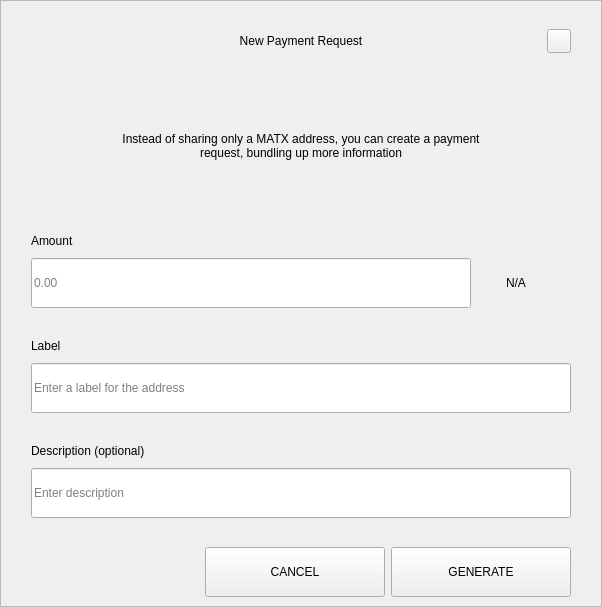
<?xml version="1.0" encoding="UTF-8"?>
<ui version="4.0">
 <class>RequestDialog</class>
 <widget class="QDialog" name="RequestDialog">
  <property name="geometry">
   <rect>
    <x>0</x>
    <y>0</y>
    <width>602</width>
    <height>607</height>
   </rect>
  </property>
  <property name="windowTitle">
   <string notr="true">N/A</string>
  </property>
  <layout class="QVBoxLayout" name="verticalLayout_5">
   <property name="spacing">
    <number>0</number>
   </property>
   <property name="leftMargin">
    <number>0</number>
   </property>
   <property name="topMargin">
    <number>0</number>
   </property>
   <property name="rightMargin">
    <number>0</number>
   </property>
   <property name="bottomMargin">
    <number>0</number>
   </property>
   <item>
    <widget class="QFrame" name="frame">
     <property name="styleSheet">
      <string notr="true"/>
     </property>
     <property name="frameShape">
      <enum>QFrame::StyledPanel</enum>
     </property>
     <property name="frameShadow">
      <enum>QFrame::Raised</enum>
     </property>
     <layout class="QVBoxLayout" name="verticalLayout_4" stretch="1,0,0">
      <property name="spacing">
       <number>0</number>
      </property>
      <property name="leftMargin">
       <number>30</number>
      </property>
      <property name="topMargin">
       <number>20</number>
      </property>
      <property name="rightMargin">
       <number>30</number>
      </property>
      <property name="bottomMargin">
       <number>0</number>
      </property>
      <item>
       <layout class="QHBoxLayout" name="horizontalLayout_3">
        <property name="spacing">
         <number>0</number>
        </property>
        <item>
         <spacer name="horizontalSpacer_21">
          <property name="orientation">
           <enum>Qt::Horizontal</enum>
          </property>
          <property name="sizeHint" stdset="0">
           <size>
            <width>40</width>
            <height>20</height>
           </size>
          </property>
         </spacer>
        </item>
        <item>
         <widget class="QLabel" name="labelTitle">
          <property name="minimumSize">
           <size>
            <width>0</width>
            <height>40</height>
           </size>
          </property>
          <property name="maximumSize">
           <size>
            <width>16777215</width>
            <height>40</height>
           </size>
          </property>
          <property name="styleSheet">
           <string notr="true">padding-left:24px;</string>
          </property>
          <property name="text">
           <string>New Payment Request</string>
          </property>
          <property name="alignment">
           <set>Qt::AlignCenter</set>
          </property>
          <property name="margin">
           <number>7</number>
          </property>
         </widget>
        </item>
        <item>
         <spacer name="horizontalSpacer">
          <property name="orientation">
           <enum>Qt::Horizontal</enum>
          </property>
          <property name="sizeHint" stdset="0">
           <size>
            <width>40</width>
            <height>20</height>
           </size>
          </property>
         </spacer>
        </item>
        <item>
         <widget class="QPushButton" name="btnEsc">
          <property name="minimumSize">
           <size>
            <width>24</width>
            <height>24</height>
           </size>
          </property>
          <property name="maximumSize">
           <size>
            <width>24</width>
            <height>24</height>
           </size>
          </property>
          <property name="focusPolicy">
           <enum>Qt::NoFocus</enum>
          </property>
          <property name="text">
           <string/>
          </property>
         </widget>
        </item>
       </layout>
      </item>
      <item>
       <widget class="QStackedWidget" name="stack">
        <property name="minimumSize">
         <size>
          <width>540</width>
          <height>0</height>
         </size>
        </property>
        <property name="maximumSize">
         <size>
          <width>540</width>
          <height>16777215</height>
         </size>
        </property>
        <property name="currentIndex">
         <number>0</number>
        </property>
        <widget class="QWidget" name="page_1">
         <property name="minimumSize">
          <size>
           <width>540</width>
           <height>0</height>
          </size>
         </property>
         <property name="maximumSize">
          <size>
           <width>540</width>
           <height>16777215</height>
          </size>
         </property>
         <layout class="QVBoxLayout" name="layout1">
          <property name="spacing">
           <number>0</number>
          </property>
          <property name="leftMargin">
           <number>0</number>
          </property>
          <property name="topMargin">
           <number>0</number>
          </property>
          <property name="rightMargin">
           <number>0</number>
          </property>
          <property name="bottomMargin">
           <number>0</number>
          </property>
          <item>
           <spacer name="verticalSpacer_21">
            <property name="orientation">
             <enum>Qt::Vertical</enum>
            </property>
            <property name="sizeType">
             <enum>QSizePolicy::Fixed</enum>
            </property>
            <property name="sizeHint" stdset="0">
             <size>
              <width>20</width>
              <height>30</height>
             </size>
            </property>
           </spacer>
          </item>
          <item alignment="Qt::AlignHCenter">
           <widget class="QLabel" name="labelMessage">
            <property name="minimumSize">
             <size>
              <width>400</width>
              <height>50</height>
             </size>
            </property>
            <property name="text">
             <string>Instead of sharing only a MATX address, you can create a payment request, bundling up more information</string>
            </property>
            <property name="alignment">
             <set>Qt::AlignCenter</set>
            </property>
            <property name="wordWrap">
             <bool>true</bool>
            </property>
           </widget>
          </item>
          <item alignment="Qt::AlignBottom">
           <widget class="QWidget" name="containerAmount" native="true">
            <layout class="QVBoxLayout" name="verticalLayout">
             <property name="spacing">
              <number>9</number>
             </property>
             <property name="leftMargin">
              <number>0</number>
             </property>
             <property name="topMargin">
              <number>0</number>
             </property>
             <property name="rightMargin">
              <number>0</number>
             </property>
             <property name="bottomMargin">
              <number>0</number>
             </property>
             <item>
              <widget class="QLabel" name="labelSubtitleAmount">
               <property name="minimumSize">
                <size>
                 <width>350</width>
                 <height>16</height>
                </size>
               </property>
               <property name="maximumSize">
                <size>
                 <width>16777215</width>
                 <height>16</height>
                </size>
               </property>
               <property name="text">
                <string>Amount</string>
               </property>
              </widget>
             </item>
             <item alignment="Qt::AlignTop">
              <widget class="QWidget" name="layoutAmount" native="true">
               <layout class="QHBoxLayout" name="horizontalLayout" stretch="2,0">
                <property name="spacing">
                 <number>0</number>
                </property>
                <property name="leftMargin">
                 <number>0</number>
                </property>
                <property name="topMargin">
                 <number>0</number>
                </property>
                <property name="rightMargin">
                 <number>0</number>
                </property>
                <property name="bottomMargin">
                 <number>0</number>
                </property>
                <item>
                 <widget class="QLineEdit" name="lineEditAmount">
                  <property name="minimumSize">
                   <size>
                    <width>0</width>
                    <height>50</height>
                   </size>
                  </property>
                  <property name="maximumSize">
                   <size>
                    <width>16777215</width>
                    <height>50</height>
                   </size>
                  </property>
                  <property name="placeholderText">
                   <string notr="true">0.00</string>
                  </property>
                 </widget>
                </item>
                <item>
                 <widget class="QWidget" name="comboContainer" native="true">
                  <property name="minimumSize">
                   <size>
                    <width>100</width>
                    <height>50</height>
                   </size>
                  </property>
                  <property name="maximumSize">
                   <size>
                    <width>16777215</width>
                    <height>50</height>
                   </size>
                  </property>
                  <layout class="QHBoxLayout" name="horizontalLayout_31">
                   <property name="spacing">
                    <number>0</number>
                   </property>
                   <property name="leftMargin">
                    <number>0</number>
                   </property>
                   <property name="topMargin">
                    <number>0</number>
                   </property>
                   <property name="rightMargin">
                    <number>10</number>
                   </property>
                   <property name="bottomMargin">
                    <number>0</number>
                   </property>
                   <item>
                    <widget class="QLabel" name="comboBoxCoin">
                     <property name="text">
                      <string notr="true">N/A</string>
                     </property>
                     <property name="alignment">
                      <set>Qt::AlignCenter</set>
                     </property>
                    </widget>
                   </item>
                  </layout>
                 </widget>
                </item>
               </layout>
              </widget>
             </item>
            </layout>
           </widget>
          </item>
          <item>
           <spacer name="verticalSpacer_31">
            <property name="orientation">
             <enum>Qt::Vertical</enum>
            </property>
            <property name="sizeType">
             <enum>QSizePolicy::Fixed</enum>
            </property>
            <property name="sizeHint" stdset="0">
             <size>
              <width>20</width>
              <height>30</height>
             </size>
            </property>
           </spacer>
          </item>
          <item>
           <layout class="QVBoxLayout" name="verticalLayoutLabel">
            <property name="spacing">
             <number>9</number>
            </property>
            <item>
             <widget class="QLabel" name="labelSubtitleLabel">
              <property name="minimumSize">
               <size>
                <width>0</width>
                <height>16</height>
               </size>
              </property>
              <property name="maximumSize">
               <size>
                <width>16777215</width>
                <height>16</height>
               </size>
              </property>
              <property name="text">
               <string>Label</string>
              </property>
             </widget>
            </item>
            <item>
             <widget class="QLineEdit" name="lineEditLabel">
              <property name="minimumSize">
               <size>
                <width>0</width>
                <height>50</height>
               </size>
              </property>
              <property name="maximumSize">
               <size>
                <width>16777215</width>
                <height>50</height>
               </size>
              </property>
              <property name="placeholderText">
               <string>Enter a label for the address</string>
              </property>
             </widget>
            </item>
           </layout>
          </item>
          <item>
           <spacer name="verticalSpacer_34">
            <property name="orientation">
             <enum>Qt::Vertical</enum>
            </property>
            <property name="sizeType">
             <enum>QSizePolicy::Fixed</enum>
            </property>
            <property name="sizeHint" stdset="0">
             <size>
              <width>20</width>
              <height>30</height>
             </size>
            </property>
           </spacer>
          </item>
          <item>
           <layout class="QVBoxLayout" name="verticalLayoutDescription">
            <property name="spacing">
             <number>9</number>
            </property>
            <item>
             <widget class="QLabel" name="labelSubtitleDescription">
              <property name="minimumSize">
               <size>
                <width>0</width>
                <height>16</height>
               </size>
              </property>
              <property name="maximumSize">
               <size>
                <width>16777215</width>
                <height>16</height>
               </size>
              </property>
              <property name="text">
               <string>Description (optional)</string>
              </property>
             </widget>
            </item>
            <item>
             <widget class="QLineEdit" name="lineEditDescription">
              <property name="minimumSize">
               <size>
                <width>0</width>
                <height>50</height>
               </size>
              </property>
              <property name="maximumSize">
               <size>
                <width>16777215</width>
                <height>50</height>
               </size>
              </property>
              <property name="placeholderText">
               <string>Enter description</string>
              </property>
             </widget>
            </item>
            <item>
             <spacer name="verticalSpacer_4">
              <property name="orientation">
               <enum>Qt::Vertical</enum>
              </property>
              <property name="sizeType">
               <enum>QSizePolicy::Fixed</enum>
              </property>
              <property name="sizeHint" stdset="0">
               <size>
                <width>20</width>
                <height>20</height>
               </size>
              </property>
             </spacer>
            </item>
           </layout>
          </item>
         </layout>
        </widget>
        <widget class="QWidget" name="page_2">
         <layout class="QVBoxLayout" name="layout2">
          <item>
           <spacer name="verticalSpacer_5">
            <property name="orientation">
             <enum>Qt::Vertical</enum>
            </property>
            <property name="sizeType">
             <enum>QSizePolicy::Fixed</enum>
            </property>
            <property name="sizeHint" stdset="0">
             <size>
              <width>20</width>
              <height>50</height>
             </size>
            </property>
           </spacer>
          </item>
          <item alignment="Qt::AlignHCenter">
           <widget class="QLabel" name="labelQrImg">
            <property name="minimumSize">
             <size>
              <width>260</width>
              <height>260</height>
             </size>
            </property>
            <property name="maximumSize">
             <size>
              <width>260</width>
              <height>260</height>
             </size>
            </property>
            <property name="text">
             <string/>
            </property>
            <property name="alignment">
             <set>Qt::AlignCenter</set>
            </property>
           </widget>
          </item>
          <item>
           <spacer name="verticalSpacer_2">
            <property name="orientation">
             <enum>Qt::Vertical</enum>
            </property>
            <property name="sizeType">
             <enum>QSizePolicy::Fixed</enum>
            </property>
            <property name="sizeHint" stdset="0">
             <size>
              <width>20</width>
              <height>30</height>
             </size>
            </property>
           </spacer>
          </item>
          <item alignment="Qt::AlignHCenter">
           <widget class="QLabel" name="labelAddress">
            <property name="text">
             <string notr="true">N/A </string>
            </property>
           </widget>
          </item>
          <item>
           <spacer name="verticalSpacer_32">
            <property name="orientation">
             <enum>Qt::Vertical</enum>
            </property>
            <property name="sizeType">
             <enum>QSizePolicy::Expanding</enum>
            </property>
            <property name="sizeHint" stdset="0">
             <size>
              <width>20</width>
              <height>20</height>
             </size>
            </property>
           </spacer>
          </item>
          <item>
           <layout class="QHBoxLayout" name="horizontal">
            <property name="leftMargin">
             <number>20</number>
            </property>
            <property name="rightMargin">
             <number>20</number>
            </property>
            <property name="bottomMargin">
             <number>20</number>
            </property>
            <item>
             <spacer name="horizontalSpacer_4">
              <property name="orientation">
               <enum>Qt::Horizontal</enum>
              </property>
              <property name="sizeHint" stdset="0">
               <size>
                <width>40</width>
                <height>20</height>
               </size>
              </property>
             </spacer>
            </item>
            <item>
             <widget class="QPushButton" name="btnCopyAddress">
              <property name="minimumSize">
               <size>
                <width>180</width>
                <height>50</height>
               </size>
              </property>
              <property name="text">
               <string>COPY ADDRESS</string>
              </property>
             </widget>
            </item>
            <item>
             <widget class="QPushButton" name="btnCopyUrl">
              <property name="minimumSize">
               <size>
                <width>180</width>
                <height>50</height>
               </size>
              </property>
              <property name="text">
               <string>COPY URL</string>
              </property>
             </widget>
            </item>
            <item>
             <spacer name="horizontalSpacer_2">
              <property name="orientation">
               <enum>Qt::Horizontal</enum>
              </property>
              <property name="sizeHint" stdset="0">
               <size>
                <width>40</width>
                <height>20</height>
               </size>
              </property>
             </spacer>
            </item>
           </layout>
          </item>
         </layout>
        </widget>
       </widget>
      </item>
      <item>
       <widget class="QWidget" name="buttonsStack" native="true">
        <layout class="QHBoxLayout" name="horizontalLayout_5">
         <property name="leftMargin">
          <number>20</number>
         </property>
         <property name="rightMargin">
          <number>0</number>
         </property>
         <item>
          <spacer name="horizontalSpacer_41">
           <property name="orientation">
            <enum>Qt::Horizontal</enum>
           </property>
           <property name="sizeHint" stdset="0">
            <size>
             <width>40</width>
             <height>20</height>
            </size>
           </property>
          </spacer>
         </item>
         <item>
          <widget class="QPushButton" name="btnCancel">
           <property name="minimumSize">
            <size>
             <width>180</width>
             <height>50</height>
            </size>
           </property>
           <property name="focusPolicy">
            <enum>Qt::NoFocus</enum>
           </property>
           <property name="text">
            <string>CANCEL</string>
           </property>
          </widget>
         </item>
         <item>
          <widget class="QPushButton" name="btnSave">
           <property name="minimumSize">
            <size>
             <width>180</width>
             <height>50</height>
            </size>
           </property>
           <property name="focusPolicy">
            <enum>Qt::NoFocus</enum>
           </property>
           <property name="text">
            <string>GENERATE</string>
           </property>
          </widget>
         </item>
        </layout>
       </widget>
      </item>
     </layout>
    </widget>
   </item>
  </layout>
 </widget>
 <resources/>
 <connections/>
</ui>
